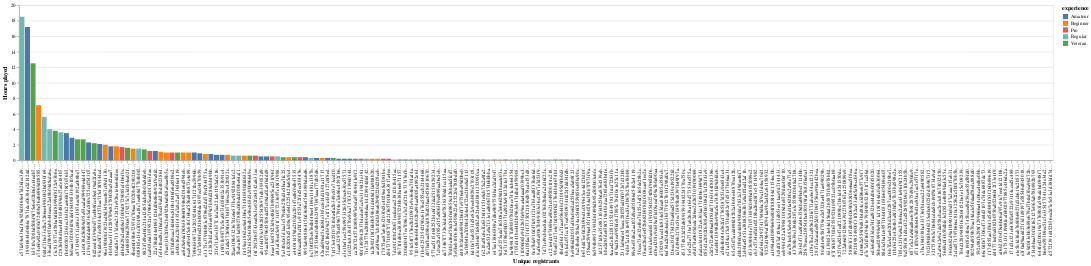

Notebook cell for this chart:
### Code cell
unique_vs_cumulative_hours_and_experience_under20 = alt.Chart(under20).mark_bar().encode(
    x=alt.X("hashedEmail").sort("-y").title("Unique registrants"),
    y=alt.Y("played_hours").title("Hours played"),
    color=alt.Color("experience")
).properties(width = 2000)

unique_vs_cumulative_hours_and_experience_under20

### Figure 1 — Vega-Lite specification as saved in the notebook (floating-point values rounded to 4 significant figures; data arrays with more than 128 entries replaced by an {"elided": "..."} marker saying what was removed)
{"config": {"view": {"continuousWidth": 300, "continuousHeight": 300}}, "data": {"name": "data-6e4a379907ca1c563f35ec0e85109a2d"}, "mark": {"type": "bar"}, "encoding": {"color": {"field": "experience", "type": "nominal"}, "x": {"field": "hashedEmail", "sort": "-y", "title": "Unique registrants", "type": "nominal"}, "y": {"field": "played_hours", "title": "Hours played", "type": "quantitative"}}, "width": 2000, "$schema": "https://vega.github.io/schema/vega-lite/v5.20.1.json", "datasets": {"data-6e4a379907ca1c563f35ec0e85109a2d": {"elided": "186 records"}}}
